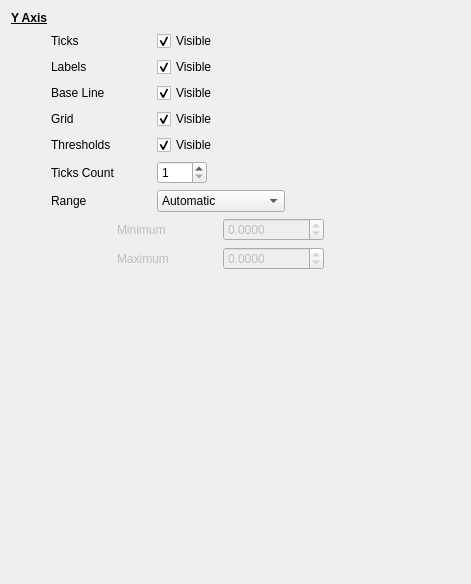
         <widget class="QWidget" name="yAxisPage">
          <layout class="QVBoxLayout" name="verticalLayout_6">
           <item>
            <widget class="QLabel" name="label_18">
             <property name="font">
              <font>
               <weight>75</weight>
               <bold>true</bold>
               <underline>true</underline>
              </font>
             </property>
             <property name="text">
              <string>Y Axis</string>
             </property>
            </widget>
           </item>
           <item>
            <layout class="QHBoxLayout" name="horizontalLayout_11">
             <item>
              <spacer name="horizontalSpacer_21">
               <property name="orientation">
                <enum>Qt::Horizontal</enum>
               </property>
               <property name="sizeType">
                <enum>QSizePolicy::Fixed</enum>
               </property>
               <property name="sizeHint" stdset="0">
                <size>
                 <width>40</width>
                 <height>20</height>
                </size>
               </property>
              </spacer>
             </item>
             <item>
              <widget class="QLabel" name="label_11">
               <property name="minimumSize">
                <size>
                 <width>100</width>
                 <height>0</height>
                </size>
               </property>
               <property name="text">
                <string>Ticks</string>
               </property>
              </widget>
             </item>
             <item>
              <widget class="QCheckBox" name="yticksCheckBox">
               <property name="minimumSize">
                <size>
                 <width>100</width>
                 <height>0</height>
                </size>
               </property>
               <property name="text">
                <string>Visible</string>
               </property>
               <property name="checked">
                <bool>true</bool>
               </property>
              </widget>
             </item>
             <item>
              <spacer name="horizontalSpacer_9">
               <property name="orientation">
                <enum>Qt::Horizontal</enum>
               </property>
               <property name="sizeHint" stdset="0">
                <size>
                 <width>40</width>
                 <height>20</height>
                </size>
               </property>
              </spacer>
             </item>
            </layout>
           </item>
           <item>
            <layout class="QHBoxLayout" name="horizontalLayout_12">
             <item>
              <spacer name="horizontalSpacer_22">
               <property name="orientation">
                <enum>Qt::Horizontal</enum>
               </property>
               <property name="sizeType">
                <enum>QSizePolicy::Fixed</enum>
               </property>
               <property name="sizeHint" stdset="0">
                <size>
                 <width>40</width>
                 <height>20</height>
                </size>
               </property>
              </spacer>
             </item>
             <item>
              <widget class="QLabel" name="label_12">
               <property name="minimumSize">
                <size>
                 <width>100</width>
                 <height>0</height>
                </size>
               </property>
               <property name="text">
                <string>Labels</string>
               </property>
              </widget>
             </item>
             <item>
              <widget class="QCheckBox" name="ylabelsCheckBox">
               <property name="minimumSize">
                <size>
                 <width>100</width>
                 <height>0</height>
                </size>
               </property>
               <property name="text">
                <string>Visible</string>
               </property>
               <property name="checked">
                <bool>true</bool>
               </property>
              </widget>
             </item>
             <item>
              <spacer name="horizontalSpacer_10">
               <property name="orientation">
                <enum>Qt::Horizontal</enum>
               </property>
               <property name="sizeHint" stdset="0">
                <size>
                 <width>40</width>
                 <height>20</height>
                </size>
               </property>
              </spacer>
             </item>
            </layout>
           </item>
           <item>
            <layout class="QHBoxLayout" name="horizontalLayout_23">
             <item>
              <spacer name="horizontalSpacer_37">
               <property name="orientation">
                <enum>Qt::Horizontal</enum>
               </property>
               <property name="sizeType">
                <enum>QSizePolicy::Fixed</enum>
               </property>
               <property name="sizeHint" stdset="0">
                <size>
                 <width>40</width>
                 <height>20</height>
                </size>
               </property>
              </spacer>
             </item>
             <item>
              <widget class="QLabel" name="label_27">
               <property name="minimumSize">
                <size>
                 <width>100</width>
                 <height>0</height>
                </size>
               </property>
               <property name="text">
                <string>Base Line</string>
               </property>
              </widget>
             </item>
             <item>
              <widget class="QCheckBox" name="ylineCheckBox">
               <property name="minimumSize">
                <size>
                 <width>100</width>
                 <height>0</height>
                </size>
               </property>
               <property name="text">
                <string>Visible</string>
               </property>
               <property name="checked">
                <bool>true</bool>
               </property>
              </widget>
             </item>
             <item>
              <spacer name="horizontalSpacer_38">
               <property name="orientation">
                <enum>Qt::Horizontal</enum>
               </property>
               <property name="sizeHint" stdset="0">
                <size>
                 <width>40</width>
                 <height>20</height>
                </size>
               </property>
              </spacer>
             </item>
            </layout>
           </item>
           <item>
            <layout class="QHBoxLayout" name="horizontalLayout_14">
             <item>
              <spacer name="horizontalSpacer_23">
               <property name="orientation">
                <enum>Qt::Horizontal</enum>
               </property>
               <property name="sizeType">
                <enum>QSizePolicy::Fixed</enum>
               </property>
               <property name="sizeHint" stdset="0">
                <size>
                 <width>40</width>
                 <height>20</height>
                </size>
               </property>
              </spacer>
             </item>
             <item>
              <widget class="QLabel" name="label_14">
               <property name="minimumSize">
                <size>
                 <width>100</width>
                 <height>0</height>
                </size>
               </property>
               <property name="text">
                <string>Grid</string>
               </property>
              </widget>
             </item>
             <item>
              <widget class="QCheckBox" name="ygridCheckBox">
               <property name="minimumSize">
                <size>
                 <width>100</width>
                 <height>0</height>
                </size>
               </property>
               <property name="text">
                <string>Visible</string>
               </property>
               <property name="checked">
                <bool>true</bool>
               </property>
              </widget>
             </item>
             <item>
              <spacer name="horizontalSpacer_12">
               <property name="orientation">
                <enum>Qt::Horizontal</enum>
               </property>
               <property name="sizeHint" stdset="0">
                <size>
                 <width>40</width>
                 <height>20</height>
                </size>
               </property>
              </spacer>
             </item>
            </layout>
           </item>
           <item>
            <layout class="QHBoxLayout" name="horizontalLayout_18">
             <item>
              <spacer name="horizontalSpacer_24">
               <property name="orientation">
                <enum>Qt::Horizontal</enum>
               </property>
               <property name="sizeType">
                <enum>QSizePolicy::Fixed</enum>
               </property>
               <property name="sizeHint" stdset="0">
                <size>
                 <width>40</width>
                 <height>20</height>
                </size>
               </property>
              </spacer>
             </item>
             <item>
              <widget class="QLabel" name="label_21">
               <property name="minimumSize">
                <size>
                 <width>100</width>
                 <height>0</height>
                </size>
               </property>
               <property name="text">
                <string>Thresholds</string>
               </property>
              </widget>
             </item>
             <item>
              <widget class="QCheckBox" name="ythresholdsCheckBox">
               <property name="minimumSize">
                <size>
                 <width>100</width>
                 <height>0</height>
                </size>
               </property>
               <property name="text">
                <string>Visible</string>
               </property>
               <property name="checked">
                <bool>true</bool>
               </property>
              </widget>
             </item>
             <item>
              <spacer name="horizontalSpacer_16">
               <property name="orientation">
                <enum>Qt::Horizontal</enum>
               </property>
               <property name="sizeHint" stdset="0">
                <size>
                 <width>40</width>
                 <height>20</height>
                </size>
               </property>
              </spacer>
             </item>
            </layout>
           </item>
           <item>
            <layout class="QHBoxLayout" name="horizontalLayout_8">
             <property name="topMargin">
              <number>0</number>
             </property>
             <item>
              <spacer name="horizontalSpacer_40">
               <property name="orientation">
                <enum>Qt::Horizontal</enum>
               </property>
               <property name="sizeType">
                <enum>QSizePolicy::Fixed</enum>
               </property>
               <property name="sizeHint" stdset="0">
                <size>
                 <width>40</width>
                 <height>20</height>
                </size>
               </property>
              </spacer>
             </item>
             <item>
              <widget class="QLabel" name="label_28">
               <property name="minimumSize">
                <size>
                 <width>100</width>
                 <height>0</height>
                </size>
               </property>
               <property name="text">
                <string>Ticks Count</string>
               </property>
              </widget>
             </item>
             <item>
              <widget class="QSpinBox" name="yAxisTicksCountSpinBox">
               <property name="minimumSize">
                <size>
                 <width>50</width>
                 <height>0</height>
                </size>
               </property>
               <property name="minimum">
                <number>1</number>
               </property>
               <property name="maximum">
                <number>10</number>
               </property>
              </widget>
             </item>
             <item>
              <spacer name="horizontalSpacer_39">
               <property name="orientation">
                <enum>Qt::Horizontal</enum>
               </property>
               <property name="sizeHint" stdset="0">
                <size>
                 <width>40</width>
                 <height>20</height>
                </size>
               </property>
              </spacer>
             </item>
            </layout>
           </item>
           <item>
            <layout class="QHBoxLayout" name="horizontalLayout">
             <item>
              <spacer name="horizontalSpacer_25">
               <property name="orientation">
                <enum>Qt::Horizontal</enum>
               </property>
               <property name="sizeType">
                <enum>QSizePolicy::Fixed</enum>
               </property>
               <property name="sizeHint" stdset="0">
                <size>
                 <width>40</width>
                 <height>20</height>
                </size>
               </property>
              </spacer>
             </item>
             <item>
              <widget class="QLabel" name="label_5">
               <property name="minimumSize">
                <size>
                 <width>100</width>
                 <height>0</height>
                </size>
               </property>
               <property name="text">
                <string>Range</string>
               </property>
              </widget>
             </item>
             <item>
              <widget class="QComboBox" name="rangeComboBox">
               <item>
                <property name="text">
                 <string>Automatic</string>
                </property>
               </item>
               <item>
                <property name="text">
                 <string>Parameters range</string>
                </property>
               </item>
               <item>
                <property name="text">
                 <string>Custom</string>
                </property>
               </item>
              </widget>
             </item>
             <item>
              <spacer name="horizontalSpacer_3">
               <property name="orientation">
                <enum>Qt::Horizontal</enum>
               </property>
               <property name="sizeHint" stdset="0">
                <size>
                 <width>40</width>
                 <height>20</height>
                </size>
               </property>
              </spacer>
             </item>
            </layout>
           </item>
           <item>
            <widget class="QWidget" name="scaleWidget" native="true">
             <property name="enabled">
              <bool>false</bool>
             </property>
             <layout class="QHBoxLayout" name="horizontalLayout_13">
              <property name="leftMargin">
               <number>0</number>
              </property>
              <property name="topMargin">
               <number>0</number>
              </property>
              <property name="rightMargin">
               <number>0</number>
              </property>
              <property name="bottomMargin">
               <number>0</number>
              </property>
              <item>
               <widget class="QLabel" name="label_2">
                <property name="minimumSize">
                 <size>
                  <width>100</width>
                  <height>0</height>
                 </size>
                </property>
                <property name="text">
                 <string/>
                </property>
               </widget>
              </item>
              <item>
               <layout class="QVBoxLayout" name="verticalLayout_4">
                <item>
                 <widget class="QLabel" name="label_10">
                  <property name="minimumSize">
                   <size>
                    <width>100</width>
                    <height>0</height>
                   </size>
                  </property>
                  <property name="text">
                   <string>Minimum</string>
                  </property>
                  <property name="indent">
                   <number>-1</number>
                  </property>
                 </widget>
                </item>
                <item>
                 <widget class="QLabel" name="label_13">
                  <property name="minimumSize">
                   <size>
                    <width>100</width>
                    <height>0</height>
                   </size>
                  </property>
                  <property name="text">
                   <string>Maximum</string>
                  </property>
                  <property name="indent">
                   <number>-1</number>
                  </property>
                 </widget>
                </item>
               </layout>
              </item>
              <item>
               <layout class="QVBoxLayout" name="verticalLayout_5">
                <item>
                 <widget class="QDoubleSpinBox" name="rangeMinDoubleSpinBox">
                  <property name="decimals">
                   <number>4</number>
                  </property>
                  <property name="minimum">
                   <double>-9999999999999999538762658202121142272.000000000000000</double>
                  </property>
                  <property name="maximum">
                   <double>99999999999999996863366107917975552.000000000000000</double>
                  </property>
                 </widget>
                </item>
                <item>
                 <widget class="QDoubleSpinBox" name="rangeMaxDoubleSpinBox">
                  <property name="decimals">
                   <number>4</number>
                  </property>
                  <property name="minimum">
                   <double>-9999999999999999455752309870428160.000000000000000</double>
                  </property>
                  <property name="maximum">
                   <double>999999999999999945575230987042816.000000000000000</double>
                  </property>
                 </widget>
                </item>
               </layout>
              </item>
              <item>
               <spacer name="horizontalSpacer_11">
                <property name="orientation">
                 <enum>Qt::Horizontal</enum>
                </property>
                <property name="sizeHint" stdset="0">
                 <size>
                  <width>136</width>
                  <height>20</height>
                 </size>
                </property>
               </spacer>
              </item>
             </layout>
            </widget>
           </item>
           <item>
            <spacer name="verticalSpacer_3">
             <property name="orientation">
              <enum>Qt::Vertical</enum>
             </property>
             <property name="sizeHint" stdset="0">
              <size>
               <width>20</width>
               <height>303</height>
              </size>
             </property>
            </spacer>
           </item>
          </layout>
         </widget>
